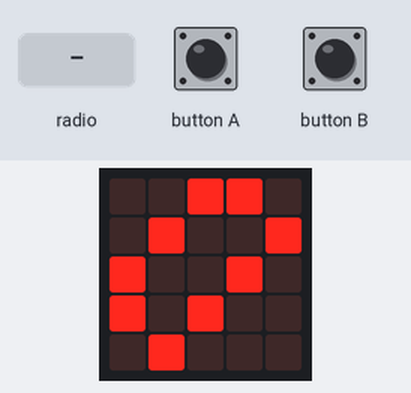
A program run on a simulated BBC micro:bit (MakeCode). Shown: the board's 5×5 LED display. The inputs (shaded band) are chosen by the test bench.

Above: at 1.6 s.
1.7 s: radio message "1" arrives
At 2.0 s:
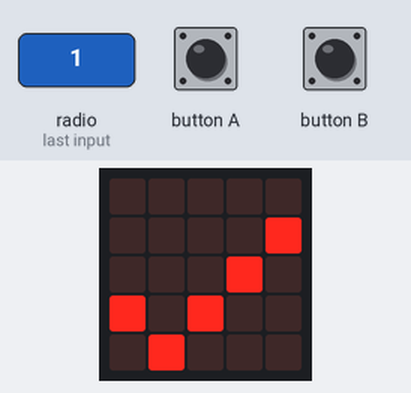
3.2 s: radio message "0" arrives
At 4.3 s:
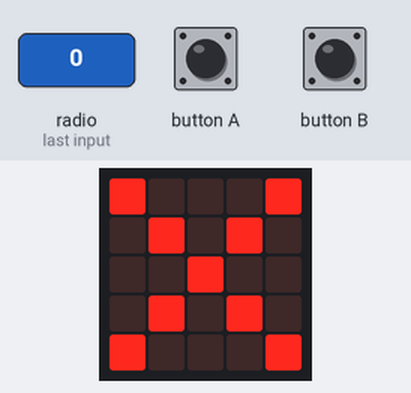
Timing chart, 0 to 6.2 s (numbered marks = the images above; inputs shaded):
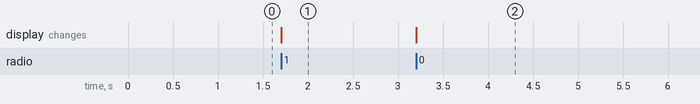

Measured:
- after the input at 1.7 s, the display: changes at once (image 1)
- after the input at 3.2 s, the display: changes at once (image 2)

The program:

main.ts
```typescript
radio.onReceivedNumber(function (receivedNumber) {
    if (receivedNumber == 1) {
        basic.showIcon(IconNames.Yes)
    } else if (receivedNumber == 0) {
        basic.showIcon(IconNames.No)
    }
})
input.onButtonPressed(Button.A, function () {
    radio.sendNumber(1)
})
input.onButtonPressed(Button.B, function () {
    radio.sendNumber(0)
})
radio.setGroup(1)
basic.showLeds(`
    . . # # .
    . # . . #
    # . . # .
    # . # . .
    . # . . .
    `)
```

test.ts
```typescript
// Hier kann man Tests durchführen; diese Datei wird nicht kompiliert, wenn dieses Paket als Erweiterung verwendet wird.
```
